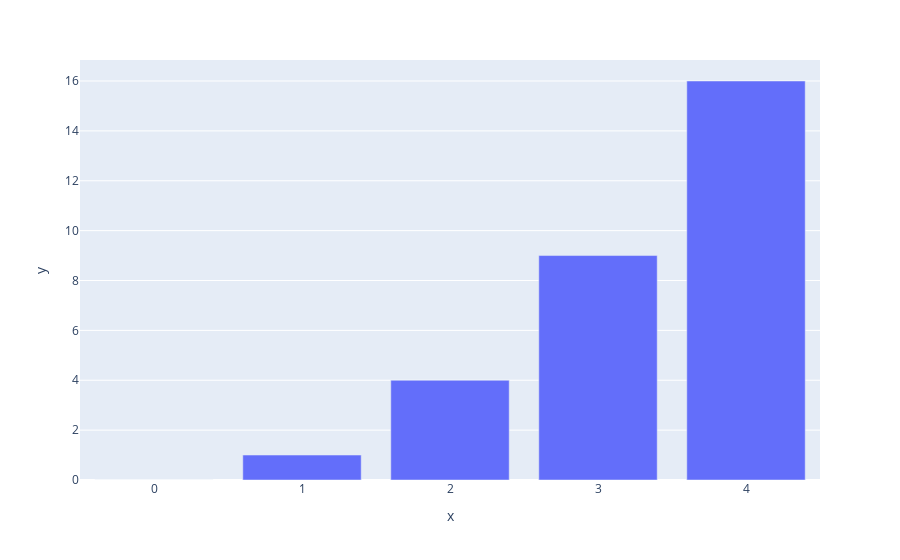

This figure's notebook cell:
### Code cell
# x and y given as array_like objects
import plotly.express as px
#fig = px.line(x=[0, 1, 2, 3, 4], y=[0, 1, 4, 9, 16])
fig = px.bar(x=[0, 1, 2, 3, 4], y=[0, 1, 4, 9, 16])
#fig = px.scatter(x=[0, 1, 2, 3, 4], y=[0, 1, 4, 9, 16])
fig.show()

### Figure 1 — Plotly figure (JSON) as saved in the notebook; plotly's stock layout.template omitted (floating-point values rounded to 4 significant figures)
{"data": [{"hovertemplate": "x=%{x}<br>y=%{y}<extra></extra>", "legendgroup": "", "marker": {"color": "#636efa", "pattern": {"shape": ""}}, "name": "", "orientation": "v", "showlegend": false, "textposition": "auto", "type": "bar", "x": [0, 1, 2, 3, 4], "xaxis": "x", "y": [0, 1, 4, 9, 16], "yaxis": "y"}], "layout": {"barmode": "relative", "legend": {"tracegroupgap": 0}, "margin": {"t": 60}, "xaxis": {"anchor": "y", "domain": [0, 1], "title": {"text": "x"}}, "yaxis": {"anchor": "x", "domain": [0, 1], "title": {"text": "y"}}}}
